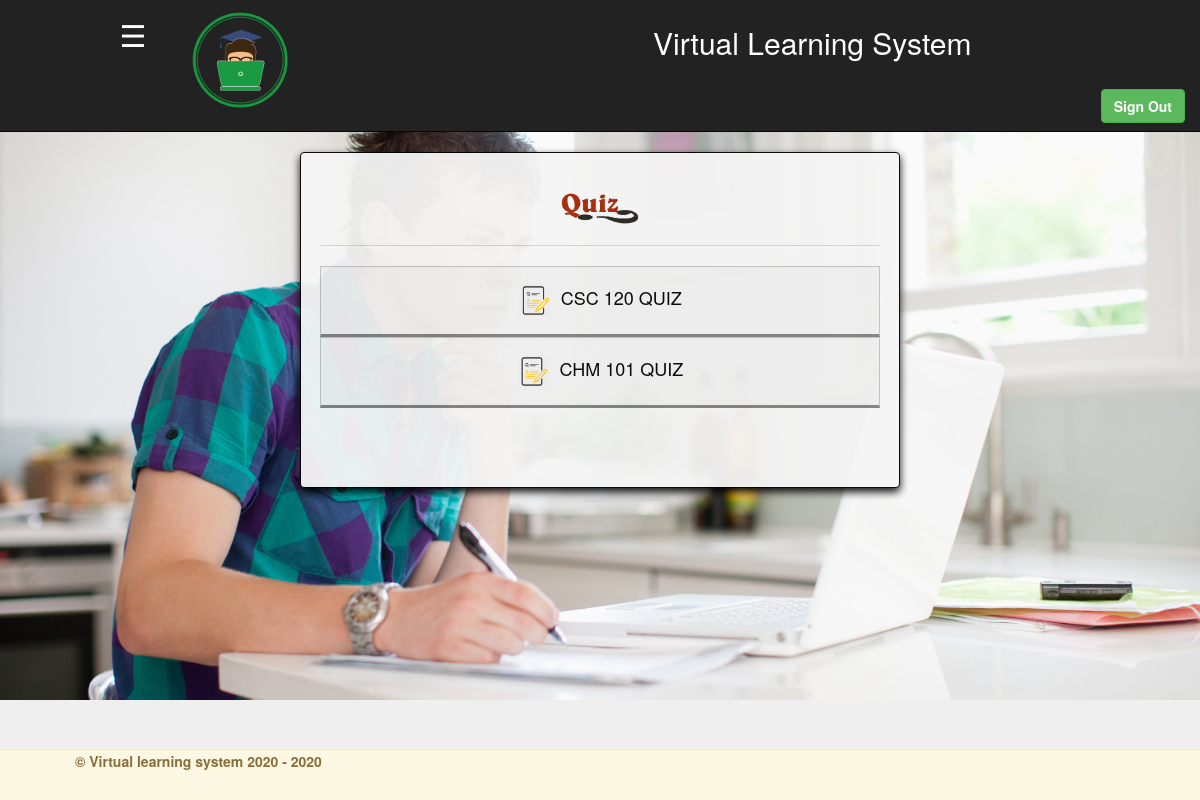
Screenshot of /quiz.php (signed in) with the database file from the repository.
### tables this page shows
CREATE TABLE `registered_group` (
  `id` int(11) NOT NULL auto_increment,
  `student_id` int(11) NOT NULL,
  `student_username` varchar(100) NOT NULL,
  `group_name` varchar(100) NOT NULL,
  `reg_date` varchar(50) NOT NULL,
  PRIMARY KEY  (`id`)
);

### quiz.php (the view, shortened to what this page needs)
<?php
include("connect.php");
$ses_id=$_SESSION['id'];
$ses_username=$_SESSION['username'];
?>
<!DOCTYPE html>
<html lang = "eng">
	<head>
		<link rel = "stylesheet" type = "text/css" href = "css/bootstrap.css"/>
	</head>
	<body class = "alert-info">
		<nav class = "navbar navbar-inverse navbar-fixed-top">
			<div class = "container-fluid">
<div class = "navbar-header" style="margin-top:1%; margin-bottom:-2.5%;">
<span style="font-size:30px; cursor:pointer; color:white; float:left; margin-left:5%; padding-top:3px;" class="menu" title="Menu" onclick="openNav()">&#9776;</span>&nbsp;&nbsp;&nbsp;&nbsp;&nbsp;&nbsp;
					<img src="img/Icon-01studen writting exam.png" width="11%" style="margin-left:2%;">
					<a href="home.php"><h1 class = "navbar-text pull-right" style="text-align:center; margin-right:-1%; font-size:30px; color:white;">Virtual Learning System</h1></a>
				</div>
			</div>
			<div class="collapse navbar-collapse" id="example-nav-collapse">
<span class="normalFont"><a href="logout.php" class="btn btn-success navbar-right navbar-btn"><strong>Sign Out</strong></a></span>
        </div>
		</nav>
			<br />
			<br />
			<br />
			<br />
			<br />
			<br />
			<br /> <div align="center" style="margin-top:-1%; margin-bottom:2%;"> <h2 style="font-size:39px; color:black; text-shadow:0px 2px black;"> </h2></div>
			<?php echo $display;?><div class = "col-lg-3"></div>
			<div class = "col-lg-6 well" style="margin-bottom:5%; border:1px solid black; box-shadow: 0 4px 8px 0 black; opacity:0.95;">
				<h2 style="font-size:22px; text-align:center;"><img src="img/6486544_orig.gif" width="14%"> </h2><hr>
				<?php
				$qry=mysqli_query($conn, "select * from registered_group where student_id='$ses_id' AND student_username='$ses_username'");
				if(mysqli_num_rows($qry)>0){
					while($row=mysqli_fetch_array($qry)){
						echo '<div class="box" style="border:1px solid silver; border-bottom:3px solid gray; background-color:#efefef;">
		<a href="quizexe.php?quiz='.$row['group_name'].'">
		<h4 style="color:black; text-align:center; padding:7px;">
		<img src="img/Questionnaire_Archery-512.png" width="6%">&nbsp;&nbsp;'.strtoupper($row['group_name'].' Quiz').'</h4> </a>
						</div>';
					}
				}else{
					echo 'No Group Found !';
				}
				?>
				<br />
				<br />
				<br />
			</div>
		<?php include("footer.php");?>
	</body>
</html>

### quiz.php (style rules this page uses)
body { background-image:url('img/o-TEEN-BOY-TYPING-ON-LAPTOP-facebook.jpg'); background-attachment:fixed; background-position:center; background-size:100%; background-repeat:no-repeat; }

### rows the page displays
registered_group: group_name "CSC 120 QUIZ"
registered_group: group_name "CHM 101 QUIZ"
